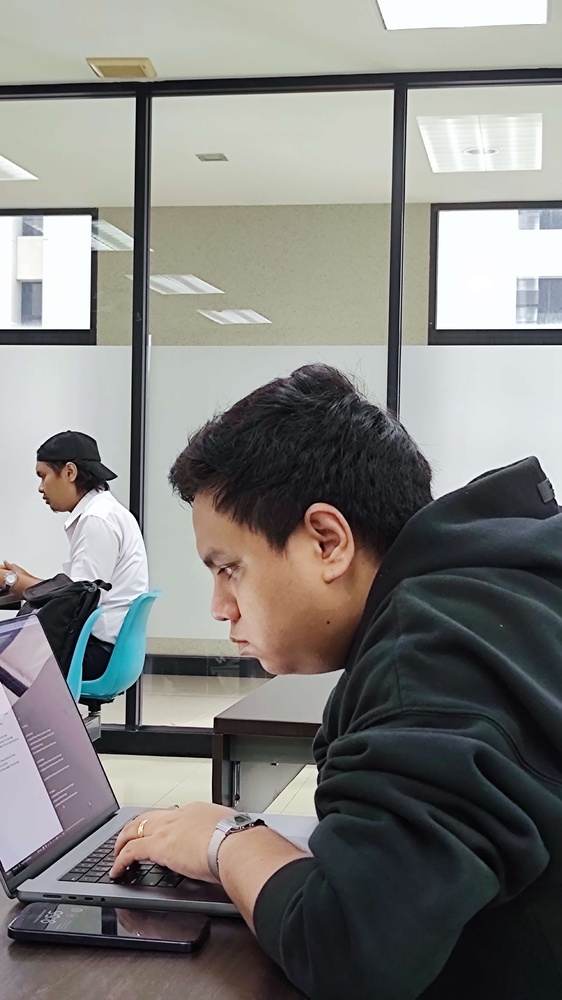
#> input picture quiz/acm.jpg, 562 x 1000 px, shrunk from 2610 x 4640 before the run
$ python q1.py
#> lines starting #> are read from the running program, lines starting #| are printed output that depends on the picture
# -*- coding: utf-8 -*-
"""
Created on Tue Dec 26 10:24:27 2023

@author: Lynn Thit Nyi Nyi
"""

import numpy as np
import cv2 as cv
from matplotlib import pyplot as plt

# Read color image
img_color = cv.imread('acm.jpg', cv.IMREAD_COLOR)
#> img_color is the input picture: shape (1000, 562, 3); mean B, G, R 125.2, 127.9, 128.5

# Create a 1x3 subplot layout
fig, axs = plt.subplots(1, 3, figsize=(15, 5))

# Display the original color image
axs[0].imshow(cv.cvtColor(img_color, cv.COLOR_BGR2RGB))
axs[0].set_title('Original Color Image')

# Convert color image to RGB
img_rgb = cv.cvtColor(img_color, cv.COLOR_BGR2RGB)

# Extract R, G, and B components
r_channel = img_rgb[:, :, 0]
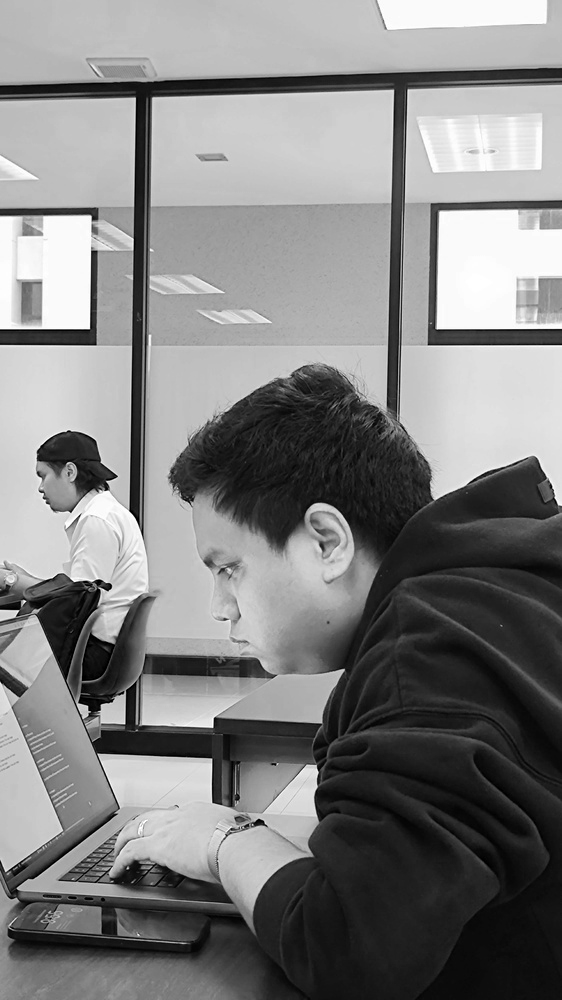
#> r_channel: shape (1000, 562); min 0, max 255, mean 128.5
g_channel = img_rgb[:, :, 1]
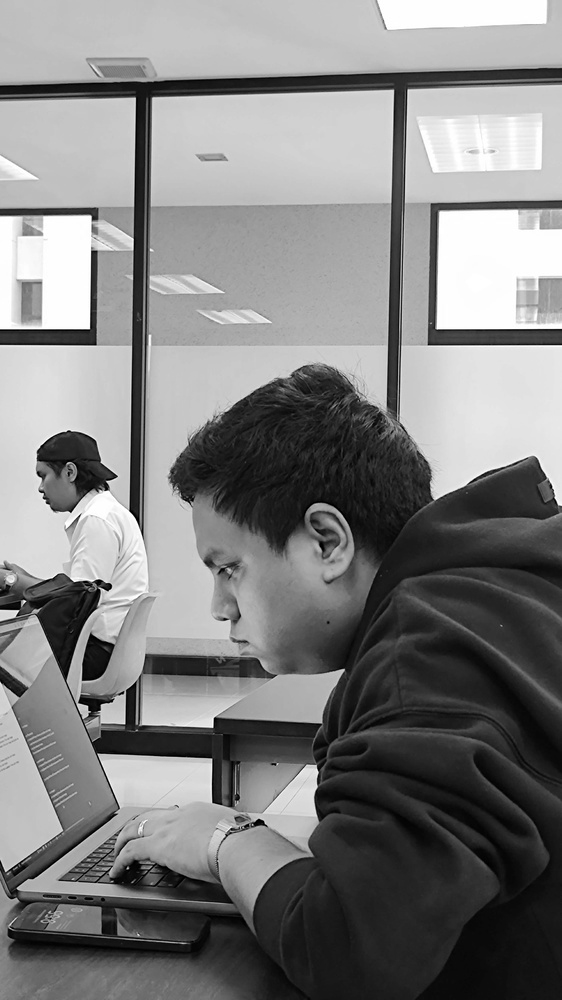
#> g_channel: shape (1000, 562); min 0, max 255, mean 127.9
b_channel = img_rgb[:, :, 2]
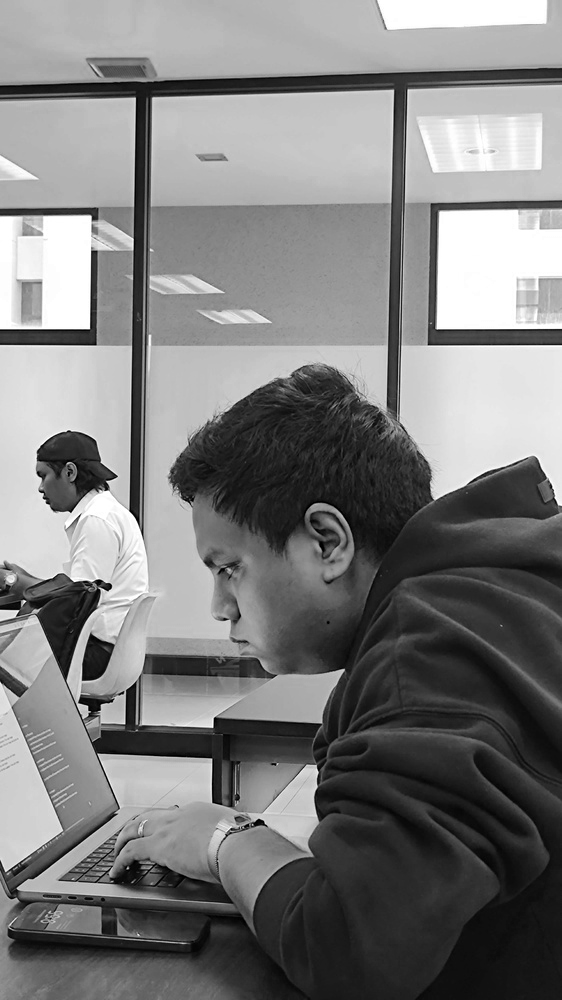
#> b_channel: shape (1000, 562); min 0, max 255, mean 125.2

# Subtract distinct intensities from the maximum pixel intensity
max_intensity = 255

modified_image = np.zeros_like(img_rgb, dtype=np.uint8)
modified_image[:, :, 0] = max_intensity - r_channel
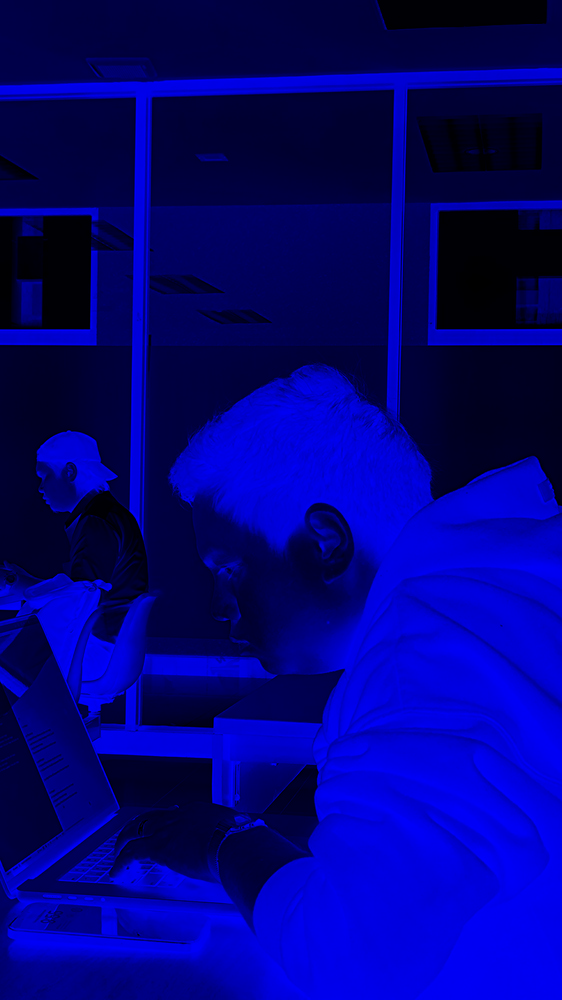
#> modified_image: shape (1000, 562, 3); mean of channels 0, 1, 2 126.5, 0, 0; drawn as B, G, R
modified_image[:, :, 1] = max_intensity - g_channel
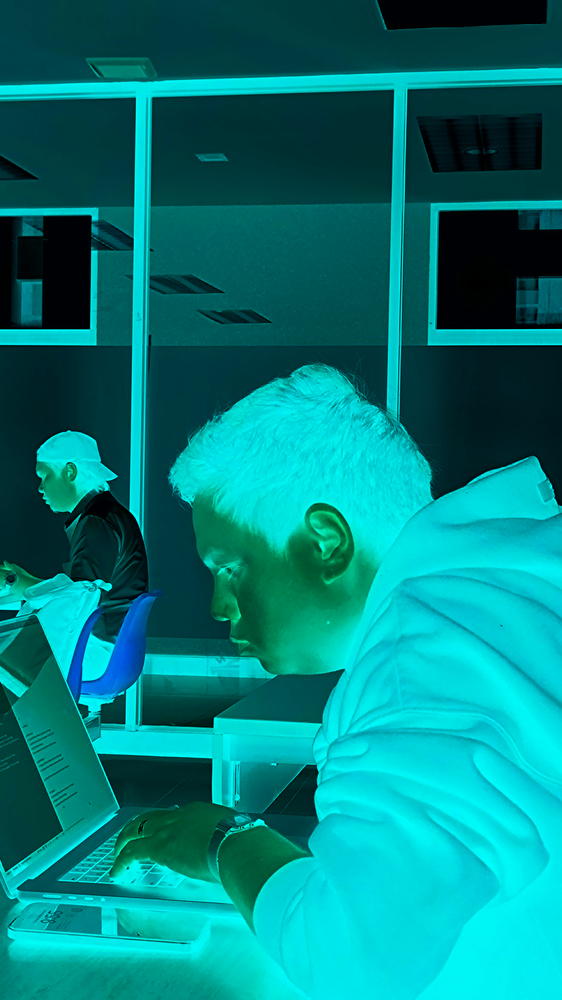
#> modified_image: shape (1000, 562, 3); mean of channels 0, 1, 2 126.5, 127.1, 0; drawn as B, G, R
modified_image[:, :, 2] = max_intensity - b_channel
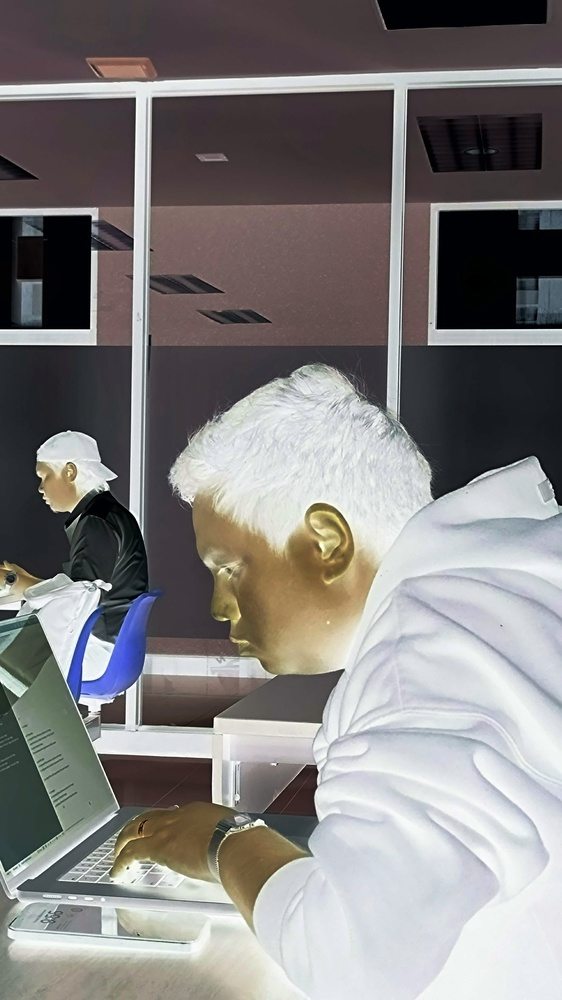
#> modified_image: shape (1000, 562, 3); mean of channels 0, 1, 2 126.5, 127.1, 129.8; drawn as B, G, R

# Display the obtained image
axs[1].imshow(modified_image)
axs[1].set_title('Modified Image')

# Compute and display the difference between the original and modified images
difference_image = cv.absdiff(img_rgb, modified_image)
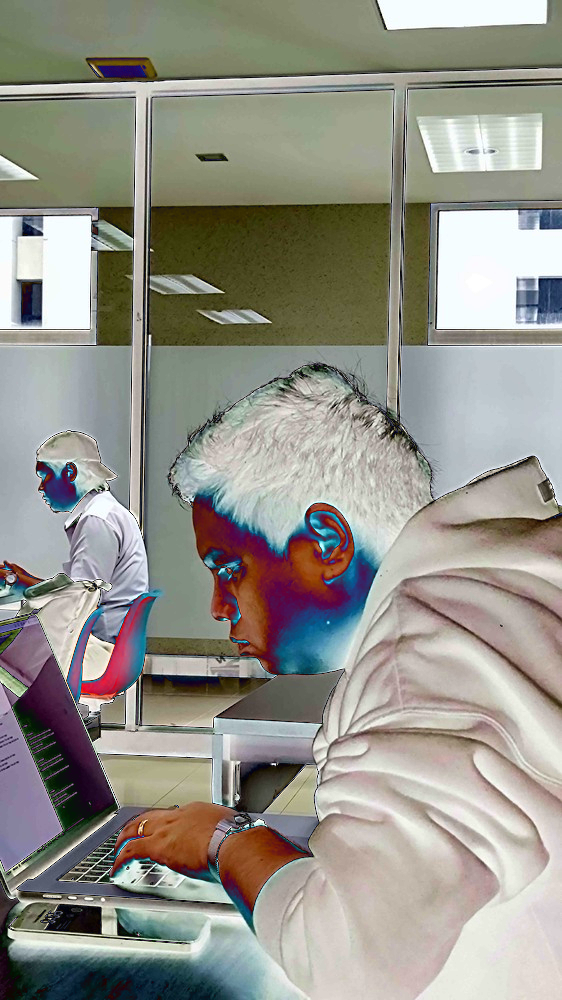
#> difference_image: shape (1000, 562, 3); mean R, G, B 148.5, 147.1, 138.5

axs[2].imshow(difference_image)
axs[2].set_title('Difference Image')

# Show the combined plot
plt.show()

$ run again, with quiz/dog.jpg copied over quiz/acm.jpg
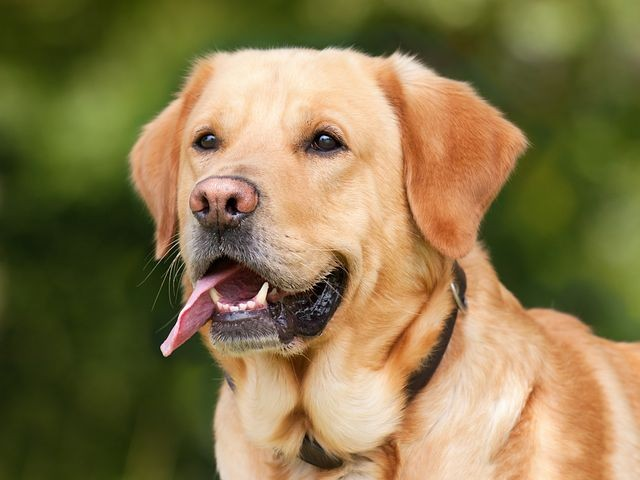
#> input picture quiz/dog.jpg, 640 x 480 px
#> img_color is the input picture: shape (480, 640, 3); mean B, G, R 76.2, 119.6, 136.3
#> `modified_image[:, :, 2] = max_intensity - b_channel`:
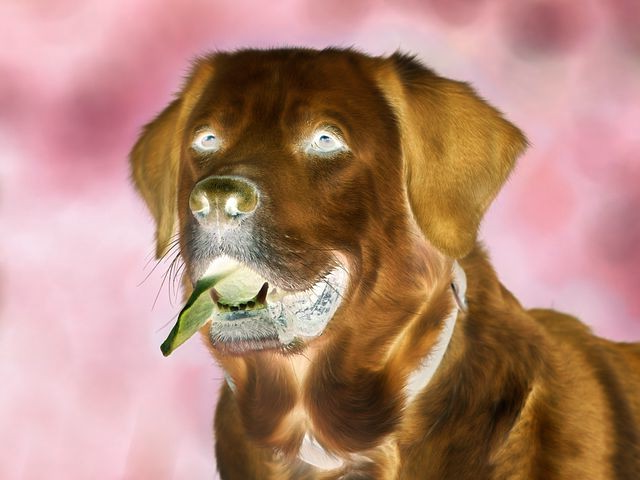
#> modified_image: shape (480, 640, 3); mean of channels 0, 1, 2 118.7, 135.4, 178.8; drawn as B, G, R
#> `difference_image = cv.absdiff(img_rgb, modified_image)`:
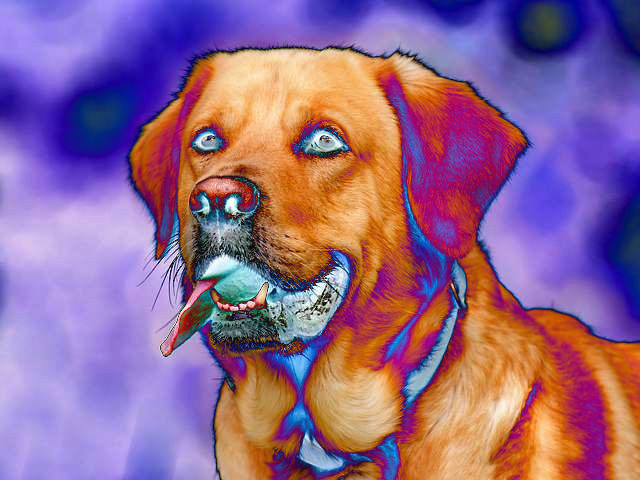
#> difference_image: shape (480, 640, 3); mean R, G, B 145.8, 102.7, 142
